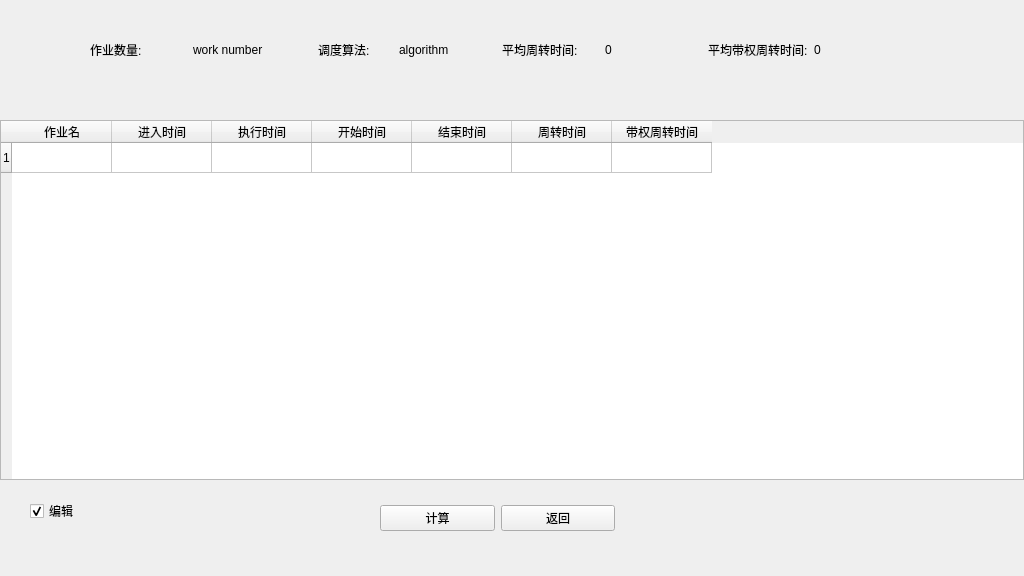
<?xml version="1.0" encoding="UTF-8"?>
<ui version="4.0">
 <class>TableDialog</class>
 <widget class="QWidget" name="TableDialog">
  <property name="geometry">
   <rect>
    <x>0</x>
    <y>0</y>
    <width>1024</width>
    <height>576</height>
   </rect>
  </property>
  <property name="windowTitle">
   <string>表格计算</string>
  </property>
  <widget class="QTableWidget" name="tableWidget">
   <property name="geometry">
    <rect>
     <x>0</x>
     <y>120</y>
     <width>1024</width>
     <height>360</height>
    </rect>
   </property>
   <property name="rowCount">
    <number>1</number>
   </property>
   <property name="columnCount">
    <number>7</number>
   </property>
   <row/>
   <column>
    <property name="text">
     <string>作业名</string>
    </property>
   </column>
   <column>
    <property name="text">
     <string>进入时间</string>
    </property>
   </column>
   <column>
    <property name="text">
     <string>执行时间</string>
    </property>
   </column>
   <column>
    <property name="text">
     <string>开始时间</string>
    </property>
   </column>
   <column>
    <property name="text">
     <string>结束时间</string>
    </property>
   </column>
   <column>
    <property name="text">
     <string>周转时间</string>
    </property>
   </column>
   <column>
    <property name="text">
     <string>带权周转时间</string>
    </property>
   </column>
  </widget>
  <widget class="QWidget" name="layoutWidget">
   <property name="geometry">
    <rect>
     <x>380</x>
     <y>500</y>
     <width>235</width>
     <height>36</height>
    </rect>
   </property>
   <layout class="QHBoxLayout" name="hLayoutButton">
    <item>
     <widget class="QPushButton" name="calculateButton">
      <property name="text">
       <string>计算</string>
      </property>
     </widget>
    </item>
    <item>
     <widget class="QPushButton" name="ReturnButton">
      <property name="text">
       <string>返回</string>
      </property>
     </widget>
    </item>
   </layout>
  </widget>
  <widget class="QCheckBox" name="editCheck">
   <property name="enabled">
    <bool>true</bool>
   </property>
   <property name="geometry">
    <rect>
     <x>30</x>
     <y>500</y>
     <width>105</width>
     <height>22</height>
    </rect>
   </property>
   <property name="text">
    <string>编辑</string>
   </property>
   <property name="checkable">
    <bool>true</bool>
   </property>
   <property name="checked">
    <bool>true</bool>
   </property>
  </widget>
  <widget class="QWidget" name="layoutWidget">
   <property name="geometry">
    <rect>
     <x>90</x>
     <y>40</y>
     <width>821</width>
     <height>20</height>
    </rect>
   </property>
   <layout class="QHBoxLayout" name="hLayout">
    <item>
     <widget class="QLabel" name="sworkNum">
      <property name="text">
       <string>作业数量:</string>
      </property>
     </widget>
    </item>
    <item>
     <widget class="QLabel" name="workNum">
      <property name="text">
       <string>work number</string>
      </property>
     </widget>
    </item>
    <item alignment="Qt::AlignHCenter">
     <widget class="QLabel" name="salgorithm">
      <property name="text">
       <string>调度算法:</string>
      </property>
     </widget>
    </item>
    <item>
     <widget class="QLabel" name="algorithm">
      <property name="text">
       <string>algorithm</string>
      </property>
     </widget>
    </item>
    <item alignment="Qt::AlignVCenter">
     <widget class="QLabel" name="saverage1">
      <property name="text">
       <string>平均周转时间:</string>
      </property>
     </widget>
    </item>
    <item>
     <widget class="QLabel" name="average1">
      <property name="text">
       <string>0</string>
      </property>
     </widget>
    </item>
    <item>
     <widget class="QLabel" name="saverage2">
      <property name="enabled">
       <bool>true</bool>
      </property>
      <property name="text">
       <string>平均带权周转时间:</string>
      </property>
     </widget>
    </item>
    <item>
     <widget class="QLabel" name="average2">
      <property name="text">
       <string>0</string>
      </property>
     </widget>
    </item>
   </layout>
  </widget>
 </widget>
 <tabstops>
  <tabstop>tableWidget</tabstop>
  <tabstop>editCheck</tabstop>
  <tabstop>calculateButton</tabstop>
  <tabstop>ReturnButton</tabstop>
 </tabstops>
 <resources/>
 <connections>
  <connection>
   <sender>ReturnButton</sender>
   <signal>clicked()</signal>
   <receiver>TableDialog</receiver>
   <slot>hide()</slot>
   <hints>
    <hint type="sourcelabel">
     <x>495</x>
     <y>516</y>
    </hint>
    <hint type="destinationlabel">
     <x>511</x>
     <y>287</y>
    </hint>
   </hints>
  </connection>
 </connections>
</ui>
